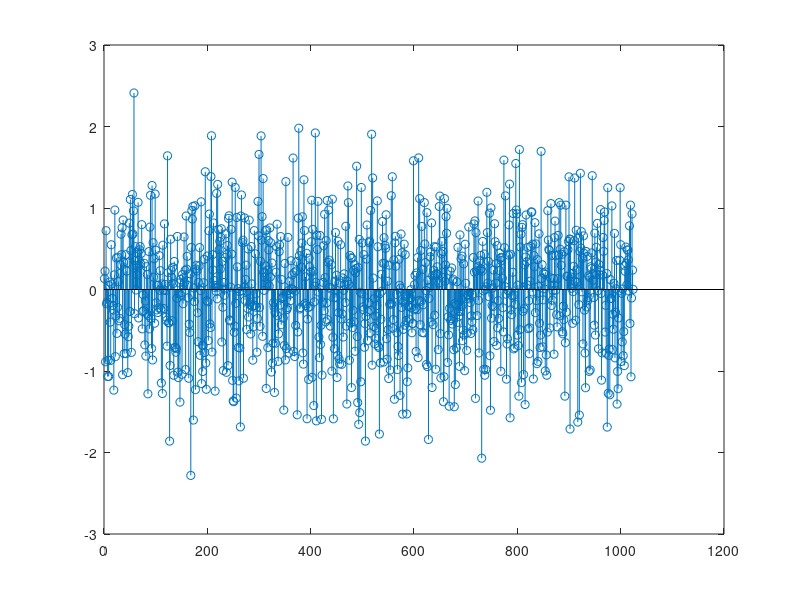
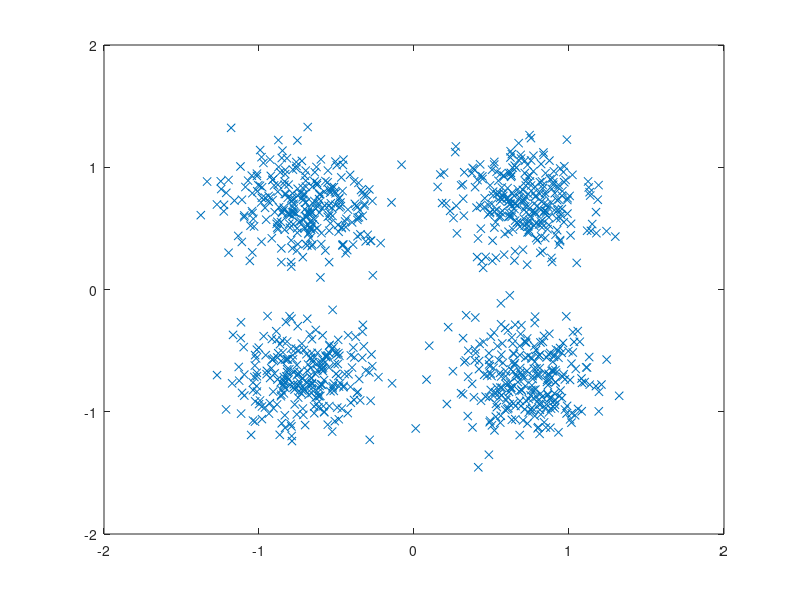

These charts were generated, in order, by the following MATLAB code:
clc; close all; clear;

modNum = 4;
snr = 10;
fftSize = 1024;
randBit = randi([0 modNum-1], fftSize, 1);
sigQpsk = pskmod(randBit, modNum, pi/4);

% scatterplot(sigQpsk)

fftSigQpsk = fft(sigQpsk, fftSize)/sqrt(fftSize);

figure;
stem(real(fftSigQpsk))

awgnSigQpsk = awgn(fftSigQpsk, snr);

dfftSigQpsk = ifft(awgnSigQpsk)*sqrt(fftSize);

figure;
plot(real(dfftSigQpsk), imag(dfftSigQpsk), 'x')
axis([-2, 2 -2, 2])